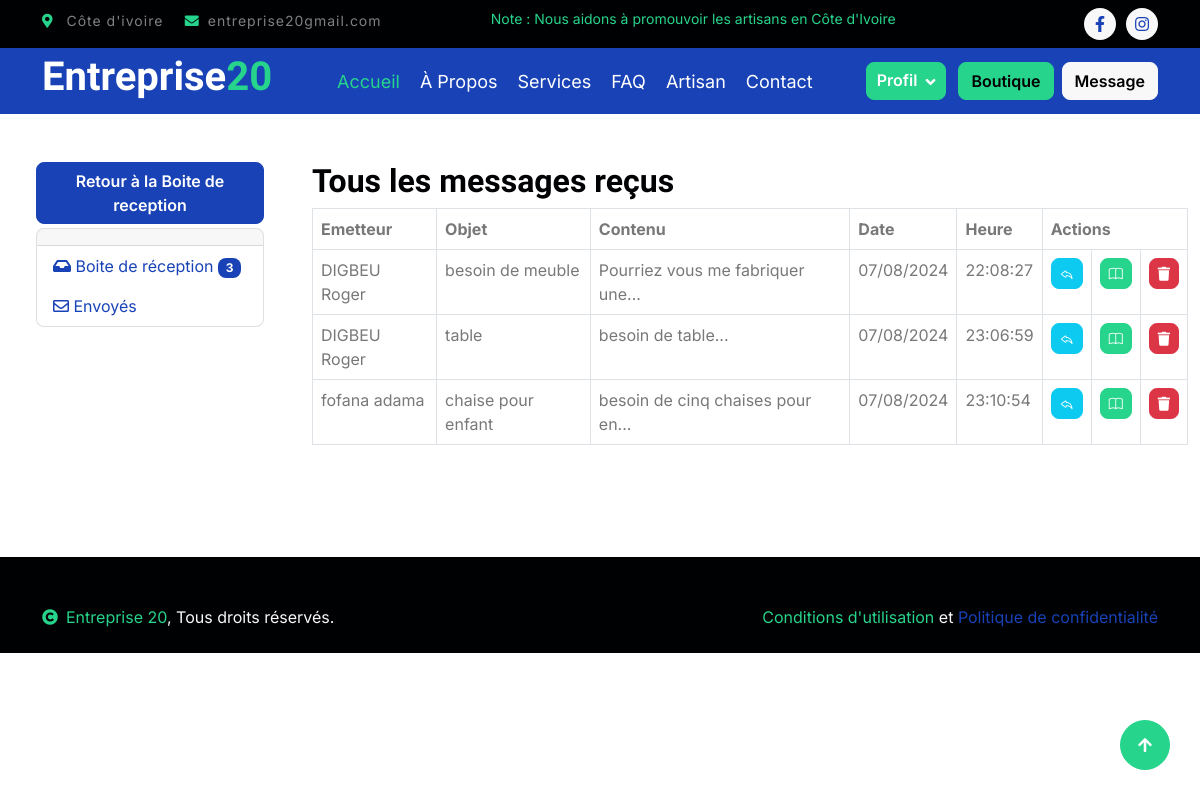
Page /message.php (signed in) on the committed database.
### tables this page shows
CREATE TABLE `messages` (
  `id` int(10) NOT NULL,
  `emetteur` int(10) NOT NULL,
  `objet` varchar(100) NOT NULL,
  `contenu` text NOT NULL,
  `dateEnvoi` varchar(15) NOT NULL,
  `heureEnvoi` varchar(15) NOT NULL,
  `recepteur` int(10) NOT NULL,
  `statMesEmett` int(1) NOT NULL,
  `statMesRecept` int(1) NOT NULL
);

CREATE TABLE `utilisateurs` (
  `id` int(10) NOT NULL,
  `nom` varchar(30) NOT NULL,
  `prenom` varchar(60) NOT NULL,
  `email` varchar(100) NOT NULL,
  `telp` varchar(16) DEFAULT NULL,
  `niveau` varchar(50) NOT NULL,
  `ville` varchar(50) NOT NULL,
  `longitude` varchar(110) NOT NULL,
  `latitude` varchar(110) NOT NULL,
  `photo` varchar(100) NOT NULL,
  `profession` varchar(100) NOT NULL,
  `mdp` varchar(100) NOT NULL,
  `type` varchar(1) NOT NULL
);

### message.php (the view, shortened to what this page needs)
<?php
include('layouts/app.php');
include('connexion_bd.php');
function recherche($n)
{
   include('connexion_bd.php');
   $reqt=$cnx->prepare("select nom, prenom from utilisateurs where id=:id");
   $reqt->execute(array("id"=>$n)) or die(print_r($reqt->errorCode()));
   $resu=$reqt->fetch();
   $pers= $resu[0].'  '.$resu[1];
   return $pers;
}
?>
<div class="container-fluid py-5 mb-5">
   <div class="row">
      <div class="col-3">
         <section class="content">
         <div class="container-fluid">
        <div class="row">
          <div class="col-md-12">
               <a href="message.php" class="btn btn-primary btn-block mb-1">Retour à la Boite de reception</a>
               <div class="card">
               <div class="card-header">
               </div>
               <div class="card-body p-0">
                  <ul class="nav nav-pills flex-column">
                     <li class="nav-item active">
                     <a href="message.php" class="nav-link">
                        <i class="fas fa-inbox"></i> Boite de réception
                        <?php
                        $req=$cnx->prepare("select * from messages where recepteur=:re and statMesRecept='1'");
                        $req->execute(array("re"=>$_SESSION["id"])) or die(print_r($req->errorInfo()));
                        $result=$req->rowCount();
                        ?>
                        <span class="badge bg-primary float-right"><?php echo $result;?></span>
                     </a>
                     </li>
                     <li class="nav-item">
                     <a href="message_envoi.php" class="nav-link">
                        <i class="far fa-envelope"></i> Envoyés
                     </a>
                     </li>
                  </ul>
               </div>
               </div>
               <br><br>
         </section>
      </div>
      <div class="col-9  wow fadeIn" data-wow-delay=".5s">
         <?php
            $req=$cnx->prepare("select * from messages where recepteur=:ds and statMesRecept='1'");
            $req->execute(array("ds"=>$_SESSION["id"]));
            $total=$req->rowCount();
         ?>
         <div class="col-md-12">
            <div class="white_shd full margin_bottom_30">
               <div class="full graph_head">
                  <div class="heading1 margin_0">
                     <h2>Tous les messages reçus</h2>
                  </div>
               </div>
               <div class="table_section padding_infor_info">
                  <div class="table-responsive-sm">
                  <table class="table table-hover table-bordered">
                     <thead>
                        <tr>
                           <th>Emetteur</th>
                           <th>Objet</th>
                           <th>Contenu</th>
                            <th>Date </th>
                           <th>Heure</th>
                           <th colspan="3" align="center">Actions</th>
                        </tr>
                     </thead>
                     <tbody>
                         <?php
                         if($total!=0)
                         {
                           while($result=$req->fetch())
                           {
                               echo'
                                 <tr>
                                    <td>'.recherche($result[1]).'</td>
                                    <td>'.$result[2].'</td>
                                    <td>'.substr($result[3],0,30).'...'.'</td>
                                    <td>'.$result[4].'</td>
                                    <td>'.$result[5].'</td>
                                    <td> <a href="reponse_message.php?id='.$result[0].'&emetteur='.$result[1].'" class="btn btn-info text-white btn-sm" title="repondre"><i class="bi bi-reply"></i></a></td>
                                    <td> <a href="read_message.php?id='.$result[0].'&emetteur='.$result[1].'" class="btn btn-secondary text-white btn-sm" title="lire"><i class="bi bi-book" aria-hidden="true"></i</a></td>
                                    <td> <a href="delete_message.php?id='.$result[0].'&type='.$result[6].'" class="btn btn-danger text-white btn-sm" title="supprimer"><i class="fa fa-trash" aria-hidden="true"></i></a></td>
                                 </tr>';
                           }
                        }
                        ?>
                     </tbody>
                  </table>
               </div>
            </div>
         </div>
      </div>
   </div></div></div>
<?php
include('footer.php');
?>

### css/style.css (style rules this page uses)
.btn { font-weight: 600; transition: .5s; }

### rows in the picture
messages: emetteur.prenom "DIGBEU Roger", objet "besoin de meuble", contenu "Pourriez vous me fabriquer une", dateEnvoi "07/08/2024", heureEnvoi "22:08:27"
messages: emetteur.prenom "DIGBEU Roger", objet "table", contenu "besoin de table", dateEnvoi "07/08/2024", heureEnvoi "23:06:59"
messages: emetteur.prenom "fofana adama", objet "chaise pour enfant", contenu "besoin de cinq chaises pour en", dateEnvoi "07/08/2024", heureEnvoi "23:10:54"

### other values in the picture
$result "3"
